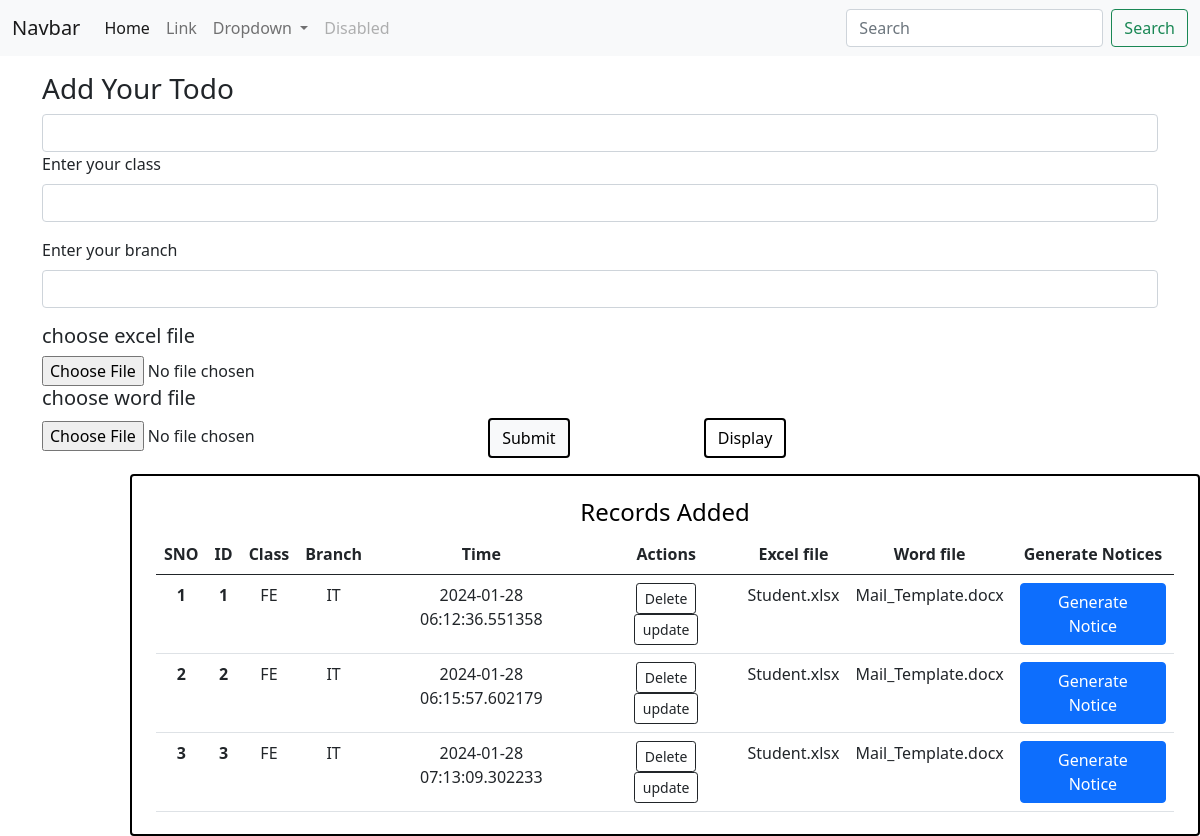
The page /display on the database its author committed.
### app.py (models this page shows)
class Todo(db.Model):
    SNO=db.Column(db.Integer,primary_key=True)
    title=db.Column(db.String(200),nullable=False)
    desc=db.Column(db.String(500),nullable=False)
    date_created=db.Column(db.DateTime,default=datetime.utcnow)
    excel = db.Column(db.String(200))
    word = db.Column(db.String(200))

### app.py (the view)
@app.route("/display")
def display():
    alltodos = Todo.query.all()
    return render_template('index.html',alltodos=alltodos)

### templates/index.html (shortened to what this page needs)
<!doctype html>
<html lang="en">
  <head>
    <link href="https://cdn.jsdelivr.net/npm/bootstrap@5.0.2/dist/css/bootstrap.min.css" rel="stylesheet">
  </head>
  <body>
    <nav class="navbar navbar-expand-lg navbar-light bg-light">
    <div class="container-fluid">
        <a class="navbar-brand" href="/">Navbar</a>
        <div class="collapse navbar-collapse" id="navbarSupportedContent">
        <ul class="navbar-nav me-auto mb-2 mb-lg-0">
            <li class="nav-item">
            <a class="nav-link active" aria-current="page" href="#">Home</a>
            </li>
            <li class="nav-item">
            <a class="nav-link" href="#">Link</a>
            </li>
            <li class="nav-item dropdown">
            <a class="nav-link dropdown-toggle" href="#" id="navbarDropdown" role="button" data-bs-toggle="dropdown" aria-expanded="false">
                Dropdown
            </a>
            </li>
            <li class="nav-item">
            <a class="nav-link disabled" href="#" tabindex="-1" aria-disabled="true">Disabled</a>
            </li>
        </ul>
        <form class="d-flex">
            <input class="form-control me-2" type="search" placeholder="Search" aria-label="Search">
            <button class="btn btn-outline-success" type="submit">Search</button>
        </form>
        </div>
    </div>
    </nav>
    <div class="container my-3">
        <h3>Add Your Todo</h3>
        <form action="/admin" method="POST"  enctype="multipart/form-data">
            <input type="text" class="form-control" name="sno" id="title" aria-describedby="emailHelp" required>
            <div class="mb-3">
                <label for="title" class="form-label">Enter your class</label>
                <input type="text" class="form-control" name="class" id="title" aria-describedby="emailHelp" required>
            </div>
            <div class="mb-3">
                <label for="desc" class="form-label">Enter your branch</label>
                <input type="text" class="form-control" name="branch" id="desc" required>
            </div>
            <h5>choose excel file</h5>
            <input type="file" name="excel" id="excel" accept=".xlsx, .xls" required>
            <h5>choose word file</h5>
            <input type="file" name="word" id="word" accept=".docx" required>
            <button type="submit" id="submit" class="btn btn-light">Submit</button>
            <a href="/display" type="button" id="display" class="btn btn-dark">Display</button>
        </form>
    </div>
    <div class="container my-3">
        <h4>Records Added</h4>
        {% if alltodos|length !=0  %}
            <table class="table">
                <thead>
                    <tr>
                        <th scope="col">SNO</th>
                        <th scope="col">ID</th>
                        <th scope="col">Class</th>
                        <th scope="col">Branch</th>
                        <th scope="col">Time</th>
                        <th scope="col">Actions</th>
                        <th scope="col">Excel file</th>
                        <th scope="col">Word file</th>
                        <th scope="col">Generate Notices</th>
                    </tr>
                </thead>
                <tbody>
                    {% for todo in alltodos %}
                    <tr>
                        <th scope="row">{{loop.index}}</th>
                        <th scope="row">{{todo.SNO}}</th>
                        <td>{{todo.title}}</td>
                        <td>{{todo.desc}}</td>
                        <td>{{todo.date_created}}</td>
                        <td>
                            <a href="/delete/{{todo.SNO}}" type="button" class="btn btn-outline-dark btn-sm mx-1">Delete</button>
                            <a href="/update/{{todo.SNO}}" type="button" class="btn btn-outline-dark btn-sm mx1">update</button>
                        </td>
                        <td>{{todo.excel}}</td>
                        <td>{{todo.word}}</td>
                        <td><a href="/notices/{{todo.SNO}}" type="button" class="btn btn-primary">Generate Notice</button></td>
                    </tr>
                    {% endfor %}
                </tbody>
            </table>
            {% else %}
                <h5>No Records Found</h5>
        {% endif %}
    </div>
  </body>
</html>

### templates/index.html (style rules this page uses)
#display { background: white; color:black; border:2px solid black; margin-left:130px; }
#submit { border:2px solid black; margin-left:130px; }

### rows shown on the page
Todo: SNO "1", title "FE", desc "IT", date_created "2024-01-28 06:12:36.551358", excel "Student.xlsx", word "Mail_Template.docx"
Todo: SNO "2", title "FE", desc "IT", date_created "2024-01-28 06:15:57.602179", excel "Student.xlsx", word "Mail_Template.docx"
Todo: SNO "3", title "FE", desc "IT", date_created "2024-01-28 07:13:09.302233", excel "Student.xlsx", word "Mail_Template.docx"
